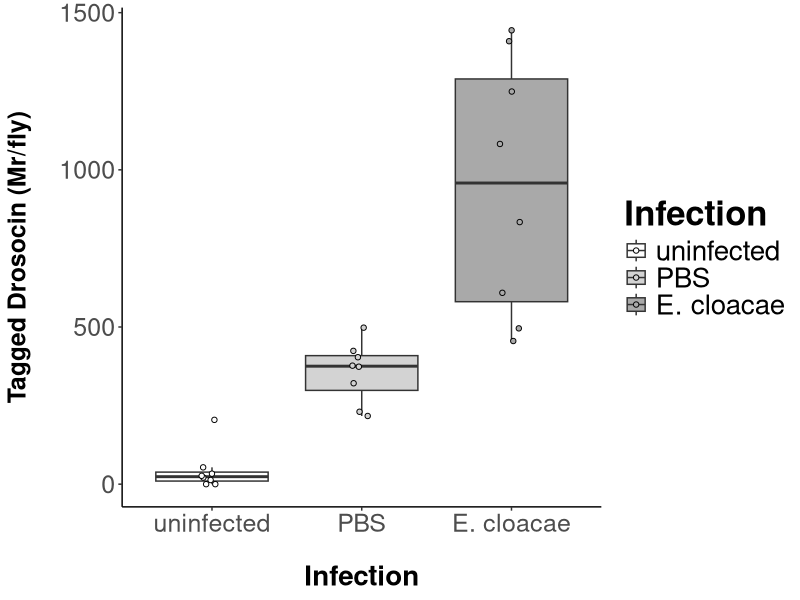
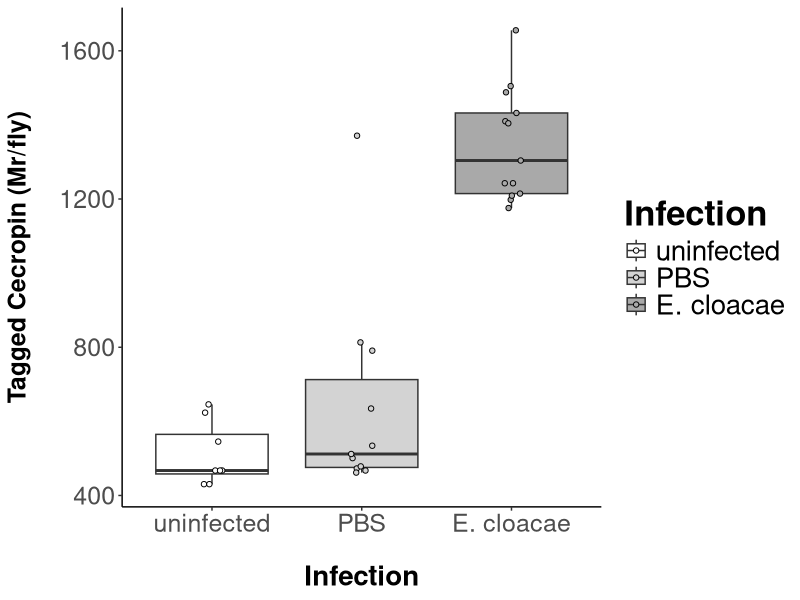

R code for these plots, in order:
library(lattice)
library(Hmisc)
library(ggbeeswarm)
library(multcomp)
library(car)
library(lme4)
#likely one of the only packages needed
library(ggplot2)
library(tidyverse)
library(dplyr)
library(emmeans)
library(lme4)
library(dplyr)
#set working directory


amp<- read.csv("supp_tagged_AMP.csv", header = T)

amp$infection <-  factor(amp$infection,
                         levels = c("uninfected", "PBS", "E. cloacae"))
dro<- subset(amp, amp$AMP == "Dro")
cec<- subset(amp, amp$AMP != "Dro")


##### linear model testing difference in tagged drosocin 
lm_dro<- lm(Mr_peptide ~ infection, data = dro)


#difference between infection treatments
emm_dro <- emmeans(lm_dro, pairwise~infection)
emm_dro


dro_box<-ggplot(dro, aes(x=infection, y= Mr_peptide, fill = infection))+
  geom_boxplot(outlier.shape = NA)+
  geom_point(pch = 21, position = position_jitterdodge())+
  scale_fill_manual(values = c("uninfected" = "white", "PBS" = "lightgrey", "E. cloacae"= "darkgrey"))+
  scale_shape_manual(values = c(15, 16))+
  labs(y="Tagged Drosocin (Mr/fly)", x = "Infection", fill = "Infection")+
  theme_classic()


dro_box + theme( #changes font size and face of the title of plot
  #plot.title=element_text(hjust = 0.5,size=14,face="bold"),
  axis.title.x = element_text(size = 20, family= "sans", face = "bold", margin = margin(t = 20, r = 20, b = 00, l = 0)), 
  axis.title.y = element_text(size = 18, family = "sans", face = "bold",margin = margin(t = 0, r = 20, b = 0, l = 0)), 
  axis.text.x = element_text(size = 18, family = "sans"), 
  axis.text.y = element_text(size = 18, family = "sans"),
  legend.text = element_text(size=20),
  #changes tile of legend size and face
  legend.title = element_text(size=25, face = 2))

##### linear model testing difference in tagged cecropinA1 
lm_cec<- lm(Mr_peptide ~ infection, data = cec)


#difference between infection treatments
emm_cec <- emmeans(lm_cec, pairwise~infection)
emm_cec


cec_box<-ggplot(cec, aes(x=infection, y= Mr_peptide, fill = infection))+
  geom_boxplot(outlier.shape = NA)+
  geom_point(pch = 21, position = position_jitterdodge())+
  scale_fill_manual(values = c("uninfected" = "white", "PBS" = "lightgrey", "E. cloacae"= "darkgrey"))+
  scale_shape_manual(values = c(15, 16))+
  labs(y="Tagged Cecropin (Mr/fly)", x = "Infection", fill = "Infection")+
  theme_classic()


cec_box + theme( #changes font size and face of the title of plot
  #plot.title=element_text(hjust = 0.5,size=14,face="bold"),
  axis.title.x = element_text(size = 20, family= "sans", face = "bold", margin = margin(t = 20, r = 20, b = 00, l = 0)), 
  axis.title.y = element_text(size = 18, family = "sans", face = "bold",margin = margin(t = 0, r = 20, b = 0, l = 0)), 
  axis.text.x = element_text(size = 18, family = "sans"), 
  axis.text.y = element_text(size = 18, family = "sans"),
  legend.text = element_text(size=20),
  #changes tile of legend size and face
  legend.title = element_text(size=25, face = 2))
